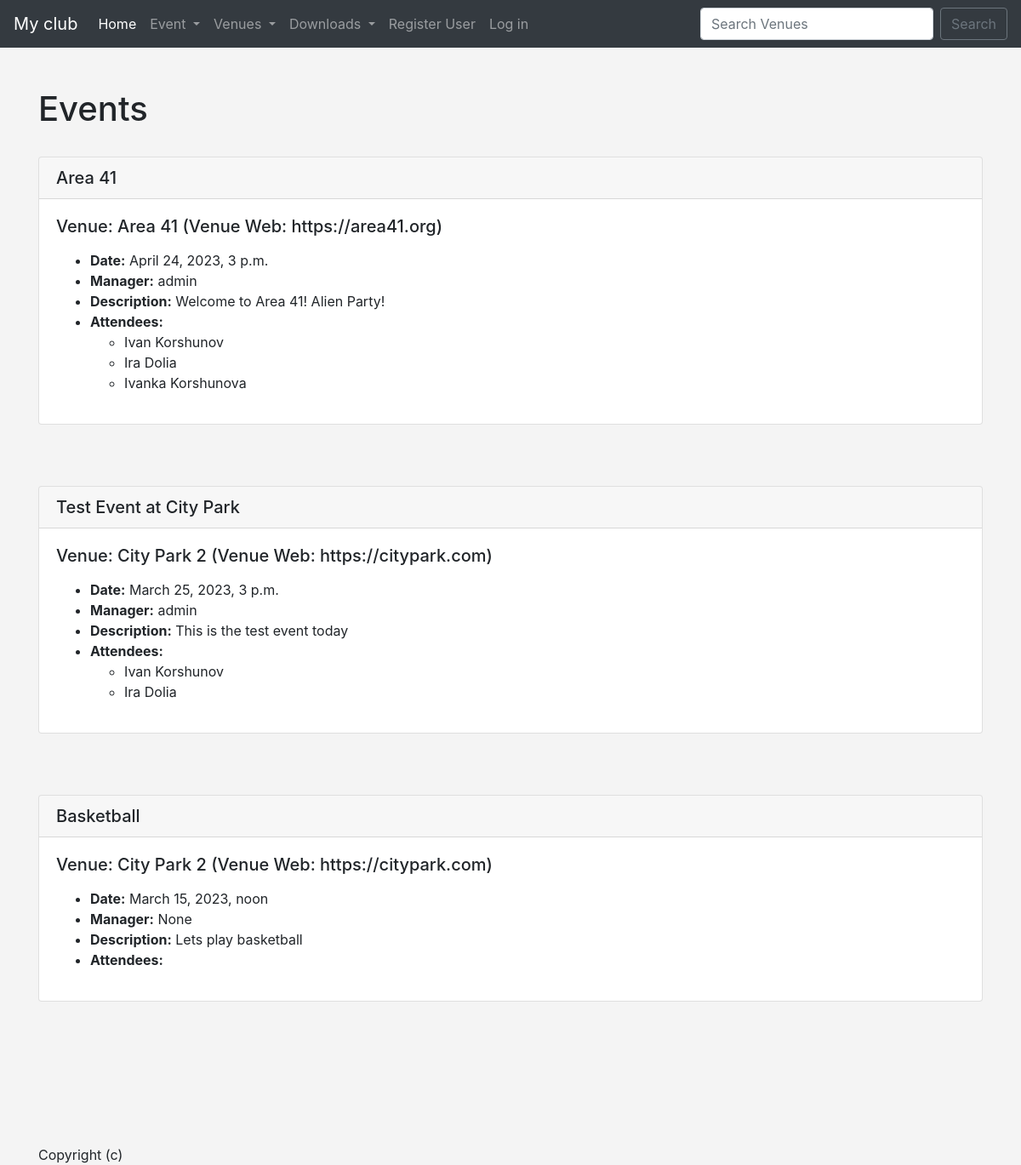
/events, run on an earlier commit of the app's database.
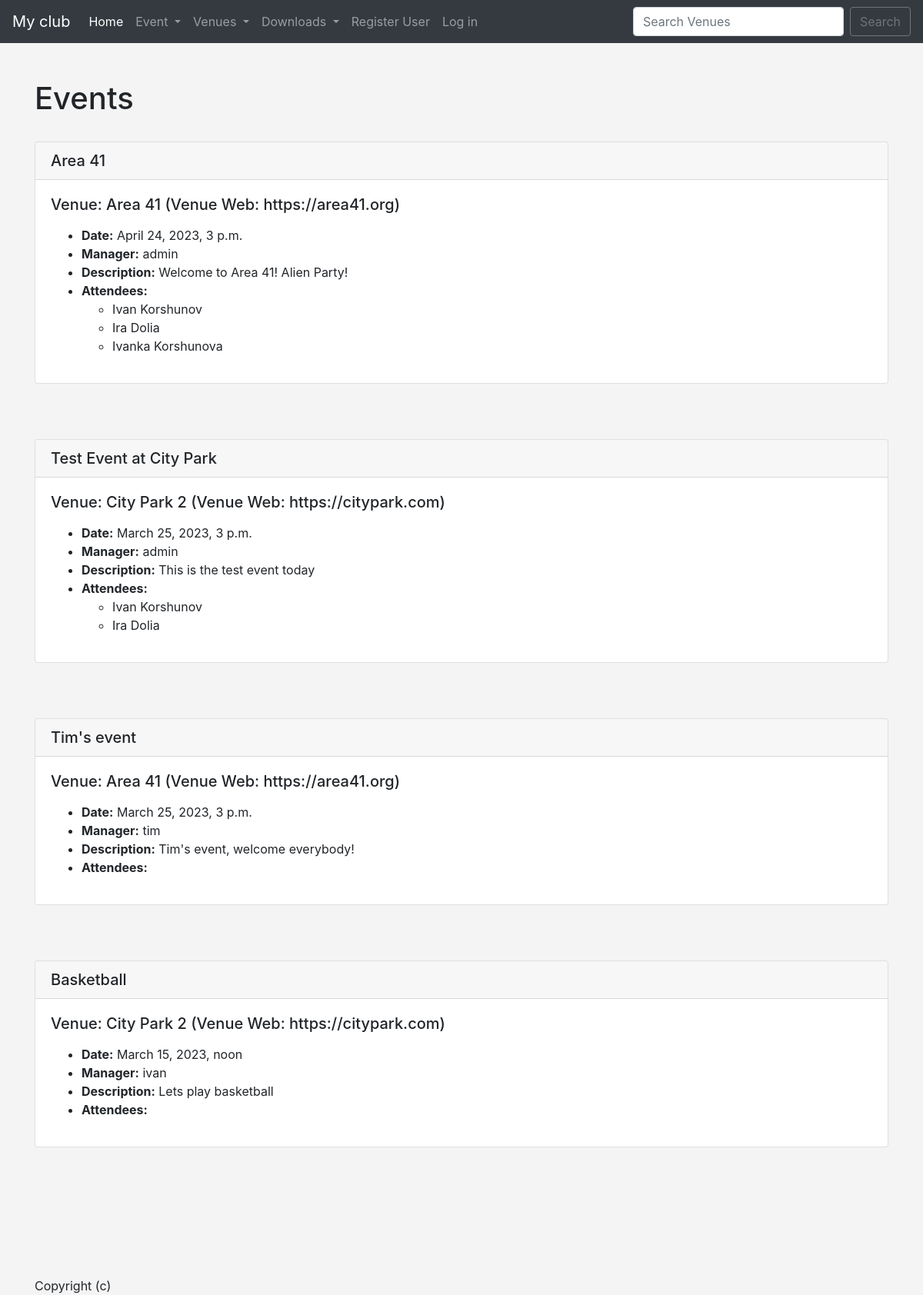
And on a later commit of the database.
### events/models.py (models this page shows)
class Events(models.Model):
    name = models.CharField('Event Name', max_length=120)
    event_date = models.DateTimeField('Event Date')
    venue = models.ForeignKey(Venue, blank=True, null=True, on_delete=models.CASCADE)
    manager = models.ForeignKey(User, blank=True, null=True, on_delete=models.SET_NULL)
    description = models.TextField(blank=True)
    attendees = models.ManyToManyField(MyClubUser, blank=True)
    def __str__(self):
        return self.name

class Venue(models.Model):
    name = models.CharField('Venue Name', max_length=120)
    address = models.CharField(max_length=300)
    zip_code = models.CharField('Zip Code', max_length=15)
    phone = models.CharField('Contact Phone', max_length=25, blank=True)
    web = models.URLField('Website Address', blank=True)
    email_address = models.EmailField('Email address', blank=True)
    owner = models.IntegerField('Venue Owner', blank=False, default=1)  # blank=False - can't be empty
    def __str__(self):
        return self.name

class MyClubUser(models.Model):
    first_name = models.CharField('First Name', max_length=30)
    last_name = models.CharField('Last Name', max_length=30)
    email = models.EmailField('User Email')
    def __str__(self):
        return f'{self.first_name} {self.last_name}'

### events/views.py (the view)
# urls.py: path('events', views.all_events, name='list-events'),
def all_events(request):
    event_list = Events.objects.all().order_by('-event_date', 'venue')  # Name or event date in reversed order
    return render(request, 'events/event_list.html', {
        'event_list': event_list
    })

### events/templates/events/event_list.html (shortened to what this page needs)
{% extends 'events/base.html' %}
{% block content %}
    <h1>Events</h1>
        <br>
        {% for event in event_list %}
        <div class="card">
              <h5 class="card-header">{{ event }}</h5>
              <div class="card-body">
                    <h5 class="card-title">Venue: {{ event.venue }} (Venue Web: {{ event.venue.web }})</h5>
                    <p class="card-text">
                        <ul>
                            <li><strong>Date:</strong> {{ event.event_date }}
                            <li><strong>Manager:</strong> {{ event.manager }}
                            <li><strong>Description:</strong> {{ event.description }}
                            <li><strong>Attendees:</strong>
                        <ul>
                            {% for user in event.attendees.all %}
                                <li>{{ user }}
                            {% endfor %}
                        </ul>
                        </ul>
                    </p>
              </div>
        </div>
            <br><br>
            <br>
        {% endfor %}
    <br><br><br><br>
        Copyright (c) {{ current_year }}
{% endblock %}

What changed in the data, as far as the page shows it:
added Events: name "Tim's event", venue "Area 41", venue.web "https://area41.org", event_date "March 25, 2023, 3 p.m.", manager "tim", description "Tim's event, welcome everybody!"
changed Events "Basketball": manager "None" → "ivan"
